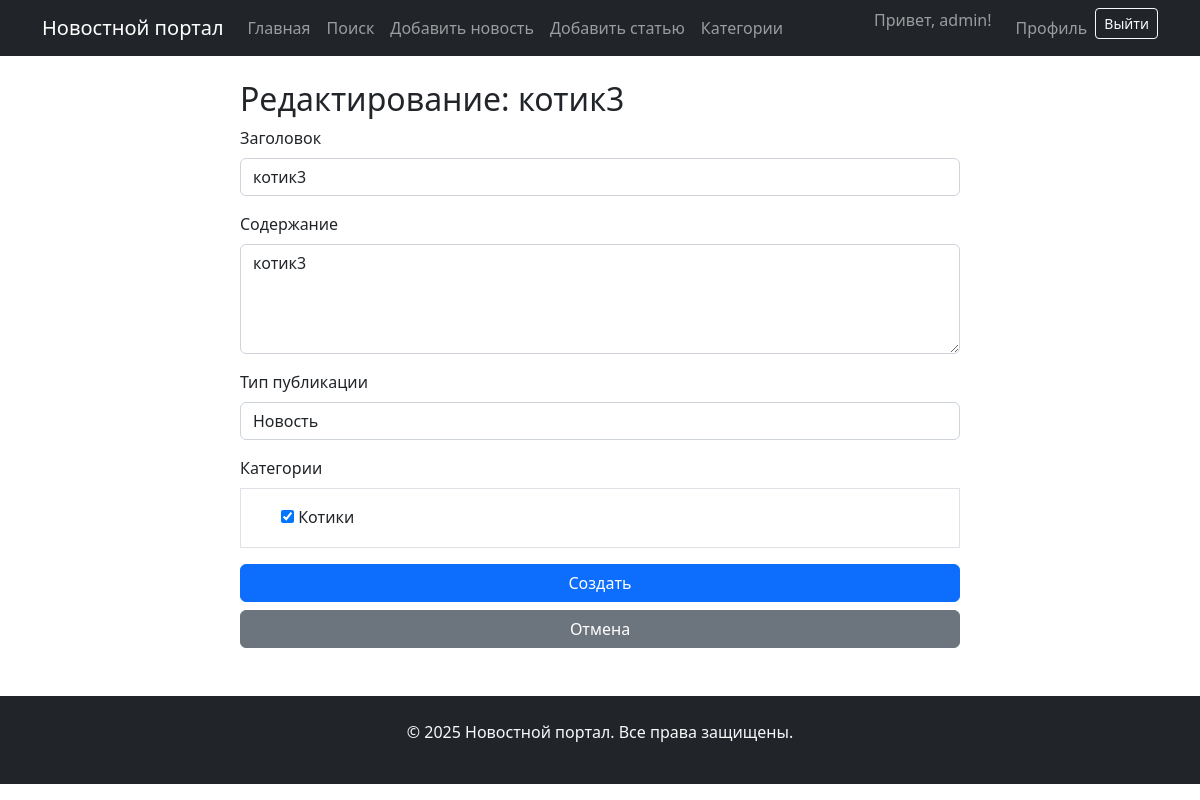
Page /52/edit/ (signed in) on the committed database.
### news/models.py (models this page shows, shortened)
class Post(models.Model):
    POST_TYPES = [
        ('news', 'Новость'),
        ('article', 'Статья'),
    ]
    title = models.CharField(max_length=200, verbose_name="Заголовок")
    content = models.TextField(verbose_name="Содержание")
    pub_date = models.DateTimeField(default=timezone.now, verbose_name="Дата публикации")
    post_type = models.CharField(max_length=10, choices=POST_TYPES, default='news', verbose_name="Тип")
    author = models.ForeignKey(
        settings.AUTH_USER_MODEL,
        on_delete=models.SET_NULL,
        null=True,
        blank=True,
        verbose_name="Автор"
    )
    categories = models.ManyToManyField(Category, through=PostCategory, verbose_name="Категории")
    class Meta:
        verbose_name = "Публикация"
        verbose_name_plural = "Публикации"
        ordering = ['-pub_date']

class Category(models.Model):
    name = models.CharField(max_length=100, unique=True, verbose_name="Название категории")
    subscribers = models.ManyToManyField(User, through='Subscription', related_name='subscribed_categories')
    def __str__(self):
        return self.name
    class Meta:
        verbose_name = "Категория"
        verbose_name_plural = "Категории"

### news/views.py (the view)
# urls.py: path('<int:pk>/edit/', views.post_edit, name='news_edit'),  # /news/1/edit/
@login_required
def post_edit(request, pk):
    post = get_object_or_404(Post, pk=pk)
    if not is_author(request.user) or post.author != request.user:
        messages.error(request, 'Вы можете редактировать только свои публикации!')
        return redirect('news_list')
    if request.method == 'POST':
        form = PostForm(request.POST, instance=post)
        if form.is_valid():
            form.save()
            messages.success(request, 'Публикация успешно обновлена!')
            return redirect('news_list')
    else:
        form = PostForm(instance=post)
    return render(request, 'news/post_form.html', {
        'form': form,
        'title': f'Редактирование: {post.title}'
    })

### news/forms.py
class PostForm(forms.ModelForm):
    categories = forms.ModelMultipleChoiceField(
        queryset=Category.objects.all(),
        widget=forms.CheckboxSelectMultiple,
        required=True,
        label="Категории"
    )
    class Meta:
        model = Post
        fields = ['title', 'content', 'post_type', 'categories']
        widgets = {
            'title': forms.TextInput(attrs={'class': 'form-control'}),
            'content': forms.Textarea(attrs={'class': 'form-control', 'rows': 4}),
            'post_type': forms.Select(attrs={'class': 'form-control'}),
        }

### news/views.py (called while the page is built)
def is_author(user):
    return user.groups.filter(name='authors').exists()

### news/templates/news/post_form.html (shortened to what this page needs)
{% extends 'base.html' %}
{% block content %}
<div class="container mt-4">
    <div class="row justify-content-center">
        <div class="col-md-8">
            <h2>{{ title }}</h2>
            <form method="post" id="post-form">
                <div class="mb-3">
                    <label for="{{ form.title.id_for_label }}" class="form-label">Заголовок</label>
                    {{ form.title }}
                </div>
                <div class="mb-3">
                    <label for="{{ form.content.id_for_label }}" class="form-label">Содержание</label>
                    {{ form.content }}
                </div>
                <div class="mb-3">
                    <label for="{{ form.post_type.id_for_label }}" class="form-label">Тип публикации</label>
                    {{ form.post_type }}
                </div>
                <div class="mb-3">
                    <label class="form-label">Категории</label>
                    <div class="border p-3">
                        {% for checkbox in form.categories %}
                        <div class="form-check">
                            {{ checkbox.tag }}
                            <label class="form-check-label" for="{{ checkbox.id_for_label }}">
                                {{ checkbox.choice_label }}
                            </label>
                        </div>
                        {% endfor %}
                    </div>
                </div>
                <div class="d-grid gap-2">
                    <button type="submit" class="btn btn-primary">Создать</button>
                    <a href="{% url 'news_list' %}" class="btn btn-secondary">Отмена</a>
                </div>
            </form>
        </div>
    </div>
</div>
{% endblock %}

### templates/base.html (shortened to what this page needs)
<!DOCTYPE html>
<html lang="ru">
<head>
    <link href="https://cdn.jsdelivr.net/npm/bootstrap@5.2.3/dist/css/bootstrap.min.css" rel="stylesheet">
    <link rel="stylesheet" href="https://cdn.jsdelivr.net/npm/bootstrap-icons@1.10.0/font/bootstrap-icons.css">
    {% load static %}
    <link href="{% static 'css/styles.css' %}" rel="stylesheet">
</head>
<body>
    <nav class="navbar navbar-expand-lg navbar-dark bg-dark">
        <div class="container">
            <a class="navbar-brand" href="{% url 'news_list' %}">Новостной портал</a>
            <div class="collapse navbar-collapse" id="navbarContent">
                <ul class="navbar-nav me-auto">
                    <li class="nav-item">
                        <a class="nav-link" href="{% url 'news_list' %}">Главная</a>
                    </li>
                    <li class="nav-item">
                        <a class="nav-link" href="{% url 'news_search' %}">Поиск</a>
                    </li>
                    {% if user.is_authenticated %}
                    <li class="nav-item">
                        <a class="nav-link" href="{% url 'news_create' %}">Добавить новость</a>
                    </li>
                    <li class="nav-item">
                        <a class="nav-link" href="{% url 'article_create' %}">Добавить статью</a>
                    </li>
                    <li class="nav-item">
                        <a class="nav-link" href="{% url 'category_list' %}">Категории</a>
                    </li>
                    {% endif %}
                </ul>
                <ul class="navbar-nav ms-auto">
                    {% if user.is_authenticated %}
                    <li class="nav-item">
                        <span class="navbar-text me-3">Привет, {{ user.username }}!</span>
                    </li>
                    <li class="nav-item">
                        <a class="nav-link" href="{% url 'profile_edit' %}">Профиль</a>
                    </li>
                    <li class="nav-item">
                        <form method="post" action="{% url 'account_logout' %}" class="d-inline">
                            <button type="submit" class="btn btn-outline-light btn-sm">Выйти</button>
                        </form>
                    </li>
                    {% else %}
                    <li class="nav-item">
                        <a class="btn btn-outline-light btn-sm" href="{% url 'account_login' %}">Войти</a>
                    </li>
                    {% endif %}
                </ul>
            </div>
        </div>
    </nav>
    <div class="container mt-4">
        {% block content %}
        {% endblock %}
    </div>
    <footer class="bg-dark text-light py-4 mt-5">
        <div class="container text-center">
            <p>&copy; 2025 Новостной портал. Все права защищены.</p>
        </div>
    </footer>
</body>
</html>

### rows in the picture
Post: title "котик3", content "котик3", post_type "Новость"
Category: choice_label "Котики"

### other values in the picture
{{ user.username }} "admin"
{{ title }} "Редактирование: котик3"
